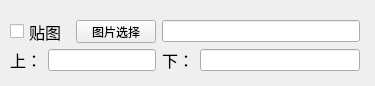
<?xml version="1.0" encoding="UTF-8"?>
<ui version="4.0">
 <class>Form</class>
 <widget class="QWidget" name="Form">
  <property name="geometry">
   <rect>
    <x>0</x>
    <y>0</y>
    <width>375</width>
    <height>86</height>
   </rect>
  </property>
  <property name="windowTitle">
   <string>Form</string>
  </property>
  <widget class="QWidget" name="layoutWidget_2">
   <property name="geometry">
    <rect>
     <x>10</x>
     <y>20</y>
     <width>350</width>
     <height>51</height>
    </rect>
   </property>
   <layout class="QGridLayout" name="gridLayout_3">
    <item row="0" column="0" colspan="2">
     <widget class="QCheckBox" name="check">
      <property name="font">
       <font>
        <family>Arial</family>
        <pointsize>12</pointsize>
       </font>
      </property>
      <property name="text">
       <string>贴图</string>
      </property>
     </widget>
    </item>
    <item row="0" column="3" colspan="2">
     <widget class="QLineEdit" name="name_1">
      <property name="text">
       <string/>
      </property>
     </widget>
    </item>
    <item row="1" column="0">
     <widget class="QLabel" name="label_14">
      <property name="font">
       <font>
        <family>Arial</family>
        <pointsize>12</pointsize>
       </font>
      </property>
      <property name="text">
       <string>上：</string>
      </property>
     </widget>
    </item>
    <item row="1" column="1" colspan="2">
     <widget class="QLineEdit" name="name_2">
      <property name="text">
       <string/>
      </property>
     </widget>
    </item>
    <item row="1" column="3">
     <widget class="QLabel" name="label_15">
      <property name="font">
       <font>
        <family>Arial</family>
        <pointsize>12</pointsize>
       </font>
      </property>
      <property name="text">
       <string>下：</string>
      </property>
     </widget>
    </item>
    <item row="1" column="4">
     <widget class="QLineEdit" name="name_3">
      <property name="text">
       <string/>
      </property>
     </widget>
    </item>
    <item row="0" column="2">
     <widget class="QPushButton" name="choose">
      <property name="text">
       <string>图片选择</string>
      </property>
     </widget>
    </item>
   </layout>
  </widget>
 </widget>
 <resources/>
 <connections/>
</ui>
